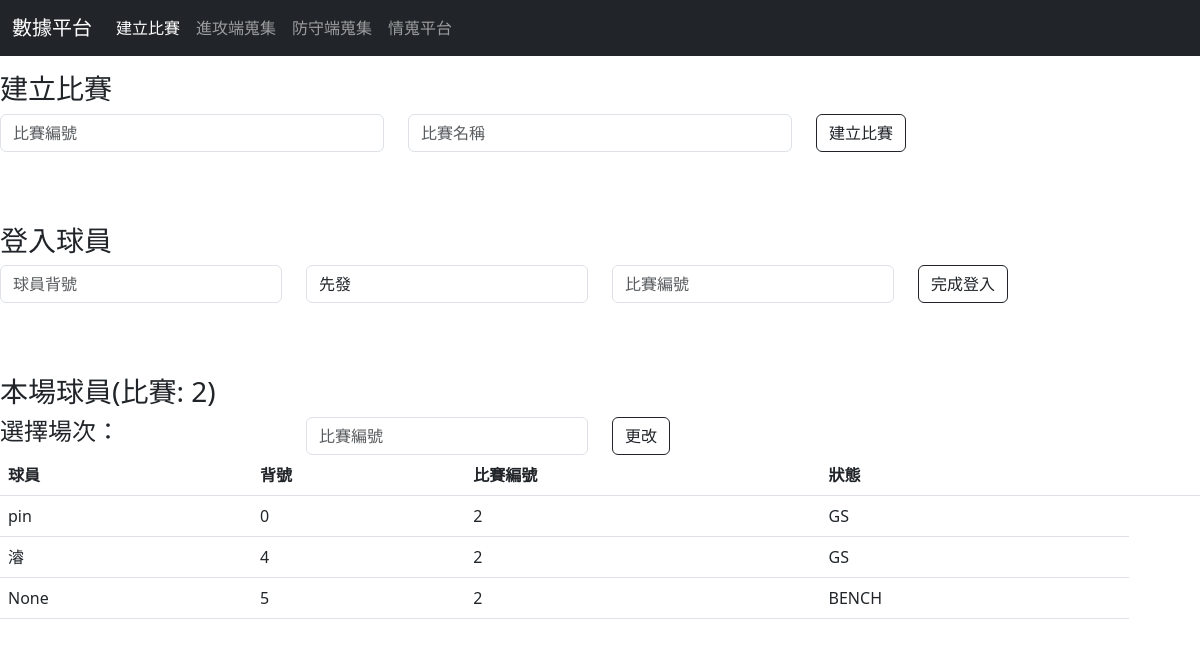
Page /gameset/ on the earlier database version.
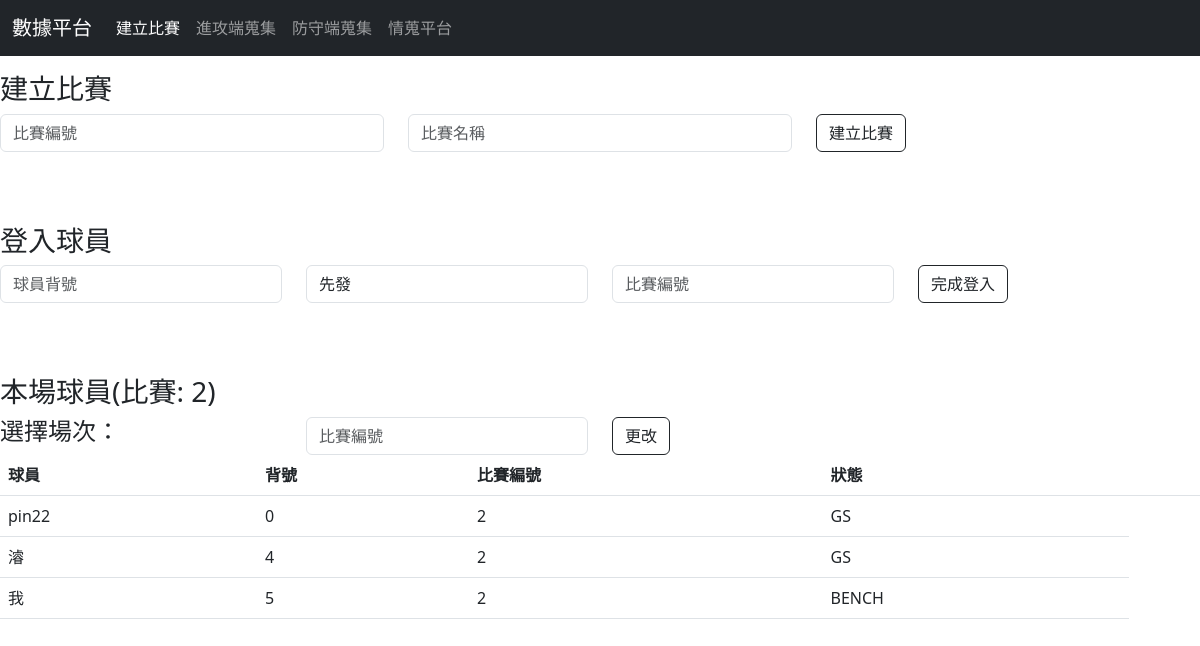
Same page on the later database version.
### BAapp/models.py (models this page shows, shortened)
class players(models.Model):
    PID = models.AutoField('球員編號', primary_key=True) # 不能重複
    GID = models.CharField('比賽編號', max_length=20)
    PName = models.CharField('會員姓名', max_length=20)
    NUM = models.IntegerField('球衣號', null=True)
    MIN = models.IntegerField('上場時間', null=True)
    PTS = models.IntegerField('分數', null=True)
    REB = models.IntegerField('籃板', null=True)
    OR = models.IntegerField('攻籃', null=True)
    BR = models.IntegerField('守籃', null=True)
    AST = models.IntegerField('助攻', null=True)
    STL = models.IntegerField('抄截', null=True)
    BLK = models.IntegerField('阻攻', null=True)
    TO = models.IntegerField('失誤', null=True)
    FG = models.CharField('2分球', max_length=10, null=True)
    TP = models.CharField('3分球', max_length=10, null=True)
    FT = models.CharField('罰球', max_length=10, null=True)
    GS_CHOICES = [
        ('GS', '首發'),
        ('BENCH', '替補'),
        ('DNP', '未上場'),
    ]
    GS = models.CharField('狀態',max_length=5, choices=GS_CHOICES, default='DNP')

### BAapp/views.py (the view)
# urls.py: path('gameset/', views.gameset_view),
def gameset_view(request):
    latest_game = GAME.objects.latest('GID')
    if latest_game is not None:
        latest_gid = latest_game.GID
    else:
        latest_gid = None
    if 'gid' in request.POST:
        latest_gid = request.POST.get('gid', '')
    player = players.objects.filter( GID = latest_gid )
    return render(request, 'gameset.html', locals())

### templates/gameset.html (shortened to what this page needs)
<!DOCTYPE html>
<html lang="en">
<head>
    <link href="https://cdn.jsdelivr.net/npm/bootstrap@5.3.0-alpha3/dist/css/bootstrap.min.css" rel="stylesheet">
    {% load static %}
    <link href="{% static 'css/styles.css'%}" rel="stylesheet" />
    <link rel="stylesheet" href="https://use.fontawesome.com/releases/v5.6.3/css/all.css">
</head>
<body>
    <nav class="navbar navbar-default navbar-expand-lg navbar-dark bg-dark fixed-top">
        <div class="container-fluid">
            <a class="navbar-brand" href="../index/" style="color: white;">數據平台</a>
            <div class="collapse navbar-collapse" id="navbarSupportedContent">
                <ul class="navbar-nav me-auto mb-2 mb-lg-0">
                    <li class="nav-item">
                        <a class="nav-link active" href="../gameset/" >建立比賽</a>
                    </li>
                    <li class="nav-item">
                        <a class="nav-link" href="../strategy/" >進攻端蒐集</a>
                    </li>
                    <li class="nav-item">
                        <a class="nav-link" href="../strategyde/" >防守端蒐集</a>
                    </li>
                    <li class="nav-item">
                        <a class="nav-link" href="../intell/" >情蒐平台</a>
                    </li>
                </ul>
            </div>
        </div>
    </nav>
    <br><br><br>
    <h3>建立比賽</h3>
    <form action="/addgame/" method="POST" class="update-form">{% csrf_token %}
        <div class="row">
            <div class="col-md-4">
                <input type="text" name="gid" class="form-control" placeholder="比賽編號">
            </div>
            <div class="col-md-4">
                <input type="text" name="gname" class="form-control" placeholder="比賽名稱">
            </div>
            <div class="col-md-4">
                <input type="submit" value="建立比賽" class="btn btn-outline-dark">
            </div>
        </div>
    </form>
    <br><br><br>
    <h3>登入球員</h3>
    <form action="/login/" method="POST" class="update-form">{% csrf_token %}
        <div class="row">
            <div class="col-md-3">
                <input type="text" name="number" class="form-control" placeholder="球員背號">
            </div>
            <div class="col-md-3">
                <select name="status" class="form-control">
                    <option value="GS">先發</option>
                </select>
            </div>
            <div class="col-md-3">
                <input type="text" name="gid" class="form-control" placeholder="比賽編號">
            </div>
            <div class="col-md-3">
                <input type="submit" value="完成登入" class="btn btn-outline-dark">
            </div>
        </div>
    </form>
    <br>
    <br><br>
    <h3>本場球員(比賽: {{ latest_gid }})</h3>
    <form action="/gameset/" method="POST" class="update-form">{% csrf_token %}
        <div class="row">
            <div class="col-md-3">
                <h4 class="mb-0">
                    <label for="product-name" class="form-label">選擇場次：</label>
                </h4>
            </div>
            <div class="col-md-3">
                <input type="text" name="gid" class="form-control" placeholder="比賽編號">
            </div>
            <div class="col-md-3">
                <input type="submit" value="更改" class="btn btn-outline-dark">
            </div>
        </div>
    </form>
          <table class="table">
            <thead>
              <tr>
                <th>球員</th>
                <th>背號</th>
                <th>比賽編號</th>
                <th>狀態</th>
                <th></th>
              </tr>
            </thead>
            <tbody>
                {% for player1 in player %}
                <tr>
                    <td align="left" valign="middle">
                        {{ player1.PName }}
                    </td>
                    <td align="left" valign="middle">
                        {{ player1.NUM }}
                    </td>
                    <td align="left" valign="middle">
                        {{ player1.GID }}
                    </td>
                    <td align="left" valign="middle">
                        {{ player1.GS }}
                    </td>
                </tr>
                {% endfor %}
            </tbody>
          </table>
</body>
</html>

Differences in the rows shown:
changed players: PName "pin" → "pin22"
changed players "BENCH": PName "None" → "我"
